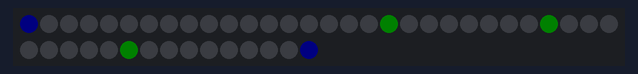
Simulated run of this sketch. Board: Arduino Uno, built with avr-gcc and run on an emulated ATmega328P. Parts: 45 RGB LEDs in strip order, left to right, continuing on the next row. Dim RGB values are drawn brighter than linear.

Above: at 0.1 s.
At 3.8 s:
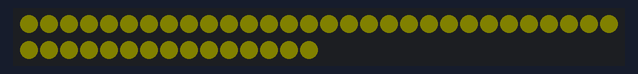
At 7.44 s:
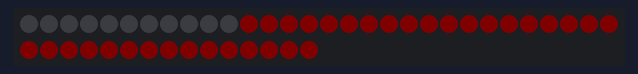
At 15.0 s:
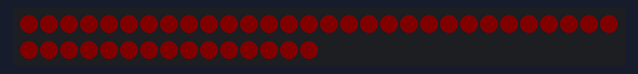
At 27.38 s:
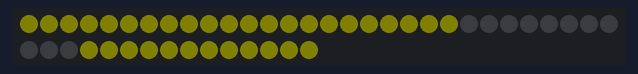
At 39.94 s:
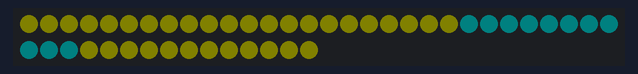

Measured:
- what the display in image 3 shows lasts 5.0 s, from 15.0 s to 20.0 s

The sketch:

LED.ino
```cpp
#include "GuidanceStrip.h"

#define LED_PIN   6

#define MAX_LED_COUNT   75

#define LED_COUNT   45
#define DEFAULT_BRIGHTNESS   5


GuidanceStrip gs(LED_COUNT, LED_PIN, DEFAULT_BRIGHTNESS);

void setup() {
  gs.begin();
  gs.clear();

  Serial.begin(115200);


  //some simple testing for the guidance strip map mode
  gs.setLocation(0, 0, 0); //looking straight ahead from 0,0
  gs.setState(STATE_GUIDANCE);
  uint8_t mac1[6] = {1, 1, 1, 1, 1, 1};
  uint8_t mac2[6] = {2, 1, 1, 1, 1, 1};
  uint8_t mac3[6] = {3, 1, 1, 1, 1, 1};
  gs.addMate(mac1, 1.5, 5);
  gs.addMate(mac2, -1.5, 5);
  gs.addMate(mac3, 10, 7);


  gs.setLED(44, 0, 0, 255); //right limit
  gs.setLED(0, 0, 0, 255); //left limit
  gs.show();


  gs.showMap();
  delay(1000);
  gs.mateSOS(mac1);
  gs.showMap();

  delay(1000);
  gs.clearSOS();


  gs.showMap();
  delay(1000);
  gs.mateEngaged(mac1);

  gs.showMap();


  // gs.addMarker(-2, 2, -1);
  // gs.addObjective(0, 20);
  // gs.addMarker(50, 50 , -1);
  // gs.addObjective(10, -20); //wont show because it's behind you!
}

// void loop() {
//   //gs.update();
// }

//simulate input sequence
unsigned long lastInputTime = 0;
int inputStep = 0;
unsigned long inputIntervals[] = {1000, 1000, 1000, 1000, 1000, 1000, 1000, 1000, 1000, 1000, 1000, 1000, 1000, 5000, 5000, 5000, 500, 500, 500, 500, 500, 500, 500, 500, 500, 500};
uint8_t inputSequence[] = {1, 1, 1, 2, 0,1,1,1,2,2,2,2,1,0,0, 3, 3, 3, 3, 3, 3, 3, 3, 3, 3};
const int totalSteps = sizeof(inputSequence)/sizeof(inputSequence[0]);

void loop() {
  // Always update LEDs to keep blinking alive
  gs.update();

  // Check if it’s time to simulate the next input
  unsigned long now = millis();
  if (inputStep < totalSteps && now - lastInputTime >= inputIntervals[inputStep]) {
    gs.handlePhysicalInput(inputSequence[inputStep]);
    lastInputTime = now;
    inputStep++;
  }

  delay(10);
}

//void loop() {
  // // Example: currentValue = 0b00 11 01 00  -> rrrr pppp bbbb rrrr
  // uint8_t value = 0b00110100;
  // gs.show_selector(4, value, 0);  // Blink section 0 (red)


  // // Example: currentValue = 0b0 1 1 0  -> rrrr bbbb bbbb rrrr
  // uint8_t value = 0b0110;
  // gs.show_selector(2, value, -1); // No blink

//}
```

GuidanceStrip.cpp
```cpp
#include "GuidanceStrip.h"

GuidanceStrip::GuidanceStrip(uint16_t numPixels, uint8_t pin, uint8_t brightnessLevel)
  : strip(numPixels, pin, NEO_GRB + NEO_KHZ800), numPixels(numPixels) {
  setBrightness(brightnessLevel);
}

void GuidanceStrip::begin() {
  strip.begin();
  strip.show(); // Initialize all pixels to 'off'
}

void GuidanceStrip::setLED(uint16_t index, uint8_t r, uint8_t g, uint8_t b) {
  if (index < numPixels) {
    strip.setPixelColor(index, strip.Color(r, g, b));
  }
}

void GuidanceStrip::setBrightness(uint8_t brightnessLevel) {
  brightness = brightnessLevel;
  strip.setBrightness(brightnessLevel);
}

void GuidanceStrip::show() {
  strip.show();
}

void GuidanceStrip::clear() {
  strip.clear();
}

uint8_t GuidanceStrip::getState() {
  return state;
}

uint8_t GuidanceStrip::getGameCode() {
  return gameCode;
}

uint8_t GuidanceStrip::getTeamCode() {
  return teamCode;
}

void GuidanceStrip::setState(uint8_t newState) {
  state = newState;
  update();
}


// -------------------------------------------
// Show selector visualization
// numColors = number of available colors (2–4)
// colors[] = array of 4 color indices for each section
// currentPlace = 0–3 (blinking section) or -1 for no blink
// -------------------------------------------
void GuidanceStrip::showSelector(uint8_t numColors, uint8_t colors[4], int8_t currentPlace) {
  uint16_t sectionSize = numPixels / 4;
  static bool blinkState = false;
  static unsigned long lastBlinkTime = 0;
  unsigned long now = millis();

  // Blink toggle
  if (now - lastBlinkTime > BLINK_SPEED) {
    blinkState = !blinkState;
    lastBlinkTime = now;
  }

  // Choose palette based on numColors
  uint32_t palette[4];
  if (numColors == 2) {
    // Game select: yellow and light blue
    palette[0] = strip.Color(255, 255, 0);   // Yellow
    palette[1] = strip.Color(0, 255, 255);   // Light Blue
    palette[2] = palette[3] = 0;             // unused
  } else {
    // Team select: original 4 colors
    palette[0] = strip.Color(255, 0, 0);     // Red
    palette[1] = strip.Color(0, 0, 255);     // Blue
    palette[2] = strip.Color(0, 255, 0);     // Green
    palette[3] = strip.Color(255, 0, 255);   // Purple
  }

  // Draw each of the 4 sections
  for (uint8_t section = 0; section < 4; section++) {
    uint8_t colorIndex = colors[section] % numColors;
    uint32_t color = palette[colorIndex];

    uint16_t start = section * sectionSize;
    uint16_t end = (section == 3) ? numPixels : start + sectionSize;

    for (uint16_t i = start; i < end; i++) {
      if (section == currentPlace && blinkState) {
        strip.setPixelColor(i, 0, 0, 0); // Off during blink
      } else {
        strip.setPixelColor(i, color);
      }
    }
  }

  strip.show();
}


void GuidanceStrip::showBrightnessPreview() {
  //TODO: come up with better scaling for dim/far vs bright/close markers
  setLED(numPixels/8, 255/8, 255/8, 255/8);
  setLED(2*numPixels/8, 2*255/8, 2*255/8, 2*255/8);
  setLED(3*numPixels/8, 3*255/8, 3*255/8, 3*255/8);
  setLED(4*numPixels/8, 4*255/8, 4*255/8, 4*255/8);
  setLED(5*numPixels/8, 5*255/8, 5*255/8, 5*255/8);
  setLED(6*numPixels/8, 6*255/8, 6*255/8, 6*255/8);
  setLED(7*numPixels/8, 7*255/8, 7*255/8, 7*255/8);
  setLED(numPixels-1, 255, 255, 255);

  show();
}


void GuidanceStrip::addMate(uint8_t mac[6], float x, float y) {
  // Check if element with same MAC already exists
  for (auto &elem : mapElems) {
    if (elem.matchesMac(mac)) {
      //Update position
      elem.x = x;
      elem.y = y;
      elem.ttl = MATE_TTL;
      return;
    }
  }

  // If not found, create a new one
  mapElems.emplace_back(mac, MATE_ELEM, x, y, 5000);
}

void GuidanceStrip::mateEngaged(uint8_t mac[6]) {
  for (auto &elem : mapElems) {
    if (elem.matchesMac(mac)) {
      Color c = COLOR_ENGAGED;
      elem.r = c.r;
      elem.g = c.g;
      elem.b = c.b;
      elem.engagedUntil = millis() + TIME_ENGAGED;
      return;
    }
  }
}

void GuidanceStrip::mateEliminated(uint8_t mac[6]) {
  for (auto &elem : mapElems) {
    if (elem.matchesMac(mac)) {
      Color c = COLOR_ELIMINATED;
      elem.r = c.r;
      elem.g = c.g;
      elem.b = c.b;
    }
  }
}


void GuidanceStrip::addMarker(float x, float y, int32_t ttl) {
  uint8_t zeroMac[6] = {0, 0, 0, 0, 0, 0};
  mapElems.emplace_back(zeroMac, MARKER_ELEM, x, y, ttl);
}

void GuidanceStrip::addObjective(float x, float y) {
    uint8_t zeroMac[6] = {0, 0, 0, 0, 0, 0};
    mapElems.emplace_back(zeroMac, OBJECTIVE_ELEM, x, y, -1);
}

void GuidanceStrip::mateSOS(uint8_t mac[6]) {
  inSOS = true;
  for (auto &elem : mapElems) {
    if (elem.matchesMac(mac)) {
      Color c = COLOR_SOS;
      elem.r = c.r;
      elem.g = c.g;
      elem.b = c.b;
    }
    else {
      //hide all other elems
      elem.r = 0;
      elem.g = 0;
      elem.b = 0;
    }
  }
}

void GuidanceStrip::clearSOS() {
  inSOS = false;
  for (auto &elem : mapElems) {
    if (elem.type == MATE_ELEM) {
      // update color
      Color c = COLOR_MATE;
      elem.r = c.r;
      elem.g = c.g;
      elem.b = c.b;
    }
    if (elem.type == OBJECTIVE_ELEM) {
      // update color
      Color c = COLOR_OBJECTIVE;
      elem.r = c.r;
      elem.g = c.g;
      elem.b = c.b;
    }
    if (elem.type == MARKER_ELEM) {
      // update color
      Color c = COLOR_MARKER;
      elem.r = c.r;
      elem.g = c.g;
      elem.b = c.b;
    }
  }
}

void GuidanceStrip::showMap() {
  // --- Tuning Parameters for Brightness ---
  const float minDistance = MIN_DISTANCE;   // Objects closer than this are at full brightness
  const float maxDistance = MAX_DISTANCE;  // Objects farther than this are not shown.
  const float minBrightnessFactor = 0.01;   // Minimum brightness for objects at maxDistance as a percentage

  //TODO: set priorities for which mapelement types overtake others
  for(auto &elem : mapElems) {
    float dx = elem.x - myX;
    float dy = elem.y - myY;

    // Calculate the distance to the element
    // (Pythagorean theorem: a^2 + b^2 = c^2)
    float distance = sqrt(dx * dx + dy * dy);

    // Calculate the angle
    float targetBearingDeg = atan2(dx, dy) * 180.0 / PI;
    float relativeAngle = targetBearingDeg - myHeading;

    while (relativeAngle > 180.0f) relativeAngle -= 360.0f;
    while (relativeAngle < -180.0f) relativeAngle += 360.0f;

    // Ignore if behind too far
    if (std::abs(relativeAngle) > 90 || distance > maxDistance) {
      continue;
    }

    // Map distance to a brightness factor (0.0-1.0)
    float brightnessFactor;
    if (distance < minDistance) {
      brightnessFactor = 1.0; // At max brightness if closer than minDistance
    } else {
      // As distance increases, brightnessFactor decreases from 1.0 to 0.0
      brightnessFactor = (maxDistance - distance) / (maxDistance - minDistance);
    }

    // Scale so it doesn't go totally out until hitting minimum
    brightnessFactor = minBrightnessFactor + (brightnessFactor * (1.0 - minBrightnessFactor));

    uint8_t r = elem.r * brightnessFactor;
    uint8_t g = elem.g * brightnessFactor;
    uint8_t b = elem.b * brightnessFactor;

    float fraction = (relativeAngle + 90.0) / 180.0;
    int ledIndex = round(fraction * (numPixels - 1));

    setLED(ledIndex, r, g, b);
  }
  show();
}

void GuidanceStrip::handleMsgInput(uint8_t input) {
  //TODO: handle new incoming message
}

void GuidanceStrip::setLocation(float x, float y, float heading) {
  myX = x;
  myY = y;
  myHeading = heading;
};


void GuidanceStrip::handlePhysicalInput(uint8_t input) {
  // 0 = mode button
  // 1 = action button 1
  // 2 = action button 2

  switch (input) {
    case 0: // Mode button cycles states
      setState((getState() + 1) % 3);
      break;

    case 1: // Button 1
      switch (state) {
        case STATE_GAME_SELECT: {
          if(gameSelectorPos++ > 3) gameSelectorPos = 0;
          update();
          break;
        }
        case STATE_TEAM_SELECT: {
          if(teamSelectorPos++ > 3) teamSelectorPos = 0;
          update();
          break;
        }
        case STATE_BRIGHTNESS: { //UNUSED
          //TODO: determine reasonable brightness threshold
          brightness += 2;

          break;
        }
        case STATE_GUIDANCE: {
          //signal that I am out of the game
          //TODO: sends a message that will result in mateEliminated(mac) being called for others
          setState(STATE_GAME_SELECT); //returns to game select screen, ending msg sends and eventually ttl goes to 0
          break;
        }
      }
      break;

    case 2: // Button 2
      switch (state) {
        case STATE_GAME_SELECT: {
          gameSelectorColors[gameSelectorPos] = (gameSelectorColors[gameSelectorPos] + 1) % 2;
          update();
          break;
        }
        case STATE_TEAM_SELECT: {
          teamSelectorColors[teamSelectorPos] = (teamSelectorColors[teamSelectorPos] + 1) % 4;
          update();
          break;
        }
        case STATE_BRIGHTNESS: { //UNUSED
          //TODO: determine reasonable brightness threshold
          brightness -= 2;
          break;
        }
        case STATE_GUIDANCE: {
          //signal that I am engaged
          //TODO: sends a message that will result in mateEngaged(mac) being called for others
          break;
        }
      }
      break;

      case 3: // Brightness button pressed
        brightness+=2;
        if(brightness > 10) brightness = 1;
        setBrightness(brightness);
        break;

      case 4: // Button 1 held down
        switch (state) {
          case STATE_GUIDANCE: {
            if(!inSOS) {
            //TODO: sends a message that will result in mateSOS(mac) being called for others
            }
            else {
              //TODO: sends a message that will result in clearSOS() being called for others
            }
            break;
          }
        }
        break;

    default:
      // No action
      break;
  }
}


void GuidanceStrip::update() {
  clear();

  // time to live - remove expired elements
  uint32_t now = millis();


  // remove expired elements
  for (auto it = mapElems.begin(); it != mapElems.end(); ) {
    if (it->expired(now)) {
      it = mapElems.erase(it);
    }
    else {
      // check if engagement should be reverted
      if (it->engagedUntil != 0 && now >= it->engagedUntil) {
        it->engagedUntil = 0;
        if (it->type == MATE_ELEM) {
          Color c = COLOR_MATE;
          it->r = c.r;
          it->g = c.g;
          it->b = c.b;
        }
      }
      ++it;
    }
  }


  switch (state) {
    case STATE_GAME_SELECT: {
      showSelector(2, gameSelectorColors, gameSelectorPos);
      break;
    }

    case STATE_TEAM_SELECT: {
      // Convert the 4 section color indices into a single value like base-4
      // e.g. colors = {0,1,3,0} → value = 0b00 11 01 00 (base-4)
      showSelector(4, teamSelectorColors, teamSelectorPos);
      break;
    }

    case STATE_BRIGHTNESS: { //UNUSED
      setBrightness(brightness);
      showBrightnessPreview();
      break;
    }

    case STATE_GUIDANCE: {
      showMap();
      break;
    }

    default: {
      // Unknown state, fallback
      clear();
      break;
    }
  }
}
```

GuidanceStrip.h
```cpp
#ifndef GUIDANCE_STRIP_H
#define GUIDANCE_STRIP_H

#include <Adafruit_NeoPixel.h>

#define STATE_GAME_SELECT 0
#define STATE_TEAM_SELECT 1
#define STATE_GUIDANCE 2

#define STATE_BRIGHTNESS 3 //UNUSED NOW


#define BLINK_SPEED 100 //ms

#define MATE_ELEM 0
#define OBJECTIVE_ELEM 1
#define MARKER_ELEM 2

#define MATE_TTL 3000 //refresh TTL to be change

//COLORS
typedef struct {
    int r;
    int g;
    int b;
} Color;

#define COLOR_MATE       ((Color){0,   255, 0})
#define COLOR_SOS        ((Color){0,   0,   255})
#define COLOR_ENGAGED    ((Color){255, 55,  0})
#define COLOR_OBJECTIVE  ((Color){255, 255, 0})
#define COLOR_MARKER     ((Color){255, 0,   0})
#define COLOR_ELIMINATED ((Color){255, 255, 255})
#define COLOR_DEFAULT    ((Color){255, 0, 255})

#define TIME_ENGAGED 10000 //ms

#define MAX_DISTANCE 100
#define MIN_DISTANCE 0.01


struct MapElement {
  uint8_t macAddr[6];
  uint8_t type;
  float x, y;
  uint8_t r, g, b;
  uint32_t ttl;
  uint32_t lastUpdate;
  int32_t engagedUntil;

  // Constructor
MapElement(const uint8_t mac[6], uint8_t t, float x, float y, int32_t ttl)
  : type(t), x(x), y(y), ttl(ttl), lastUpdate(millis()), engagedUntil(0)
{
    memcpy(macAddr, mac, 6);

    Color color;

    switch (type) {
      case MATE_ELEM:       color = COLOR_MATE; break;
      case MARKER_ELEM:     color = COLOR_MARKER; break;
      case OBJECTIVE_ELEM:  color = COLOR_OBJECTIVE; break;
      default:              color = COLOR_DEFAULT; break;
    }

    r = color.r;
    g = color.g;
    b = color.b;
}

  bool matchesMac(const uint8_t otherMac[6]) const {
    return memcmp(macAddr, otherMac, 6) == 0;
  }

  bool expired(uint32_t now) const {
    if (ttl < 0) return false;            // -1 = infinite
    return (now - lastUpdate) >= ttl;
  }
};


class GuidanceStrip {
public:
  GuidanceStrip(uint16_t numPixels, uint8_t pin, uint8_t brightness = 50);

  void begin();
  void setLED(uint16_t index, uint8_t r, uint8_t g, uint8_t b);
  void setBrightness(uint8_t brightnessLevel);
  void show();
  void clear();

  void showSelector(uint8_t numColors, uint8_t colors[4], int8_t currentPlace);
  void showBrightnessPreview();

  uint8_t getState();
  uint8_t getGameCode();
  uint8_t getTeamCode();
  void setState(uint8_t newState);
  void handlePhysicalInput(uint8_t input);
  void update();

  void addMate(uint8_t mac[6], float x, float y);
  void addMarker(float x, float y, int32_t ttl);
  void addObjective(float x, float y);

  void mateEngaged(uint8_t mac[6]);
  void mateEliminated(uint8_t mac[6]);
  void mateSOS(uint8_t mac[6]);
  void clearSOS();
  void showMap();

//        +Y (dy > 0)
//         ↑
//         |
// ← -X    • (0,0)    +X →
//         |
//         ↓
//       -Y (dy < 0)


  void handleMsgInput(uint8_t input);
  void setLocation(float x, float y, float heading);


  //nowcom message format:
    // struct message {
    //   uint8_t team_id;
    //   message_type msg_type;
    //   float x;
    //   float y;
    // };


private:
  Adafruit_NeoPixel strip;
  uint16_t numPixels;
  uint8_t state = 0;
  uint8_t gameCode;
  uint8_t gameSelectorPos;
  uint8_t gameSelectorColors[4] = {0, 0, 0, 0};
  uint8_t teamCode;
  uint8_t teamSelectorPos;
  uint8_t teamSelectorColors[4] = {0, 0, 0, 0};
  uint8_t brightness;
  bool inSOS = false;

  std::vector<MapElement> mapElems;

  float myX; //latitude
  float myY; //longitude
  float myHeading; //-180 to 180

};

#endif
```
